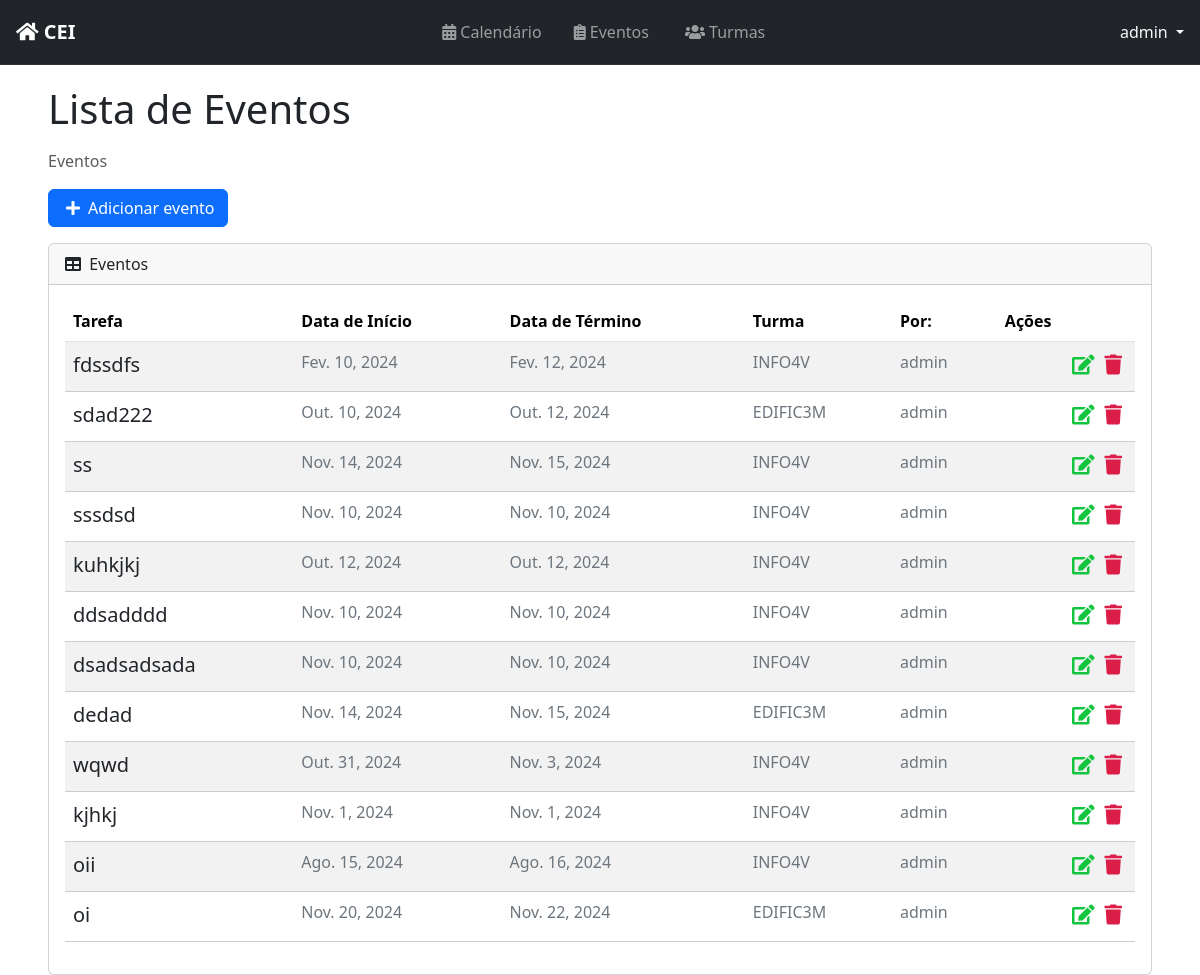
/list/ (signed in), run on an earlier commit of the app's database.
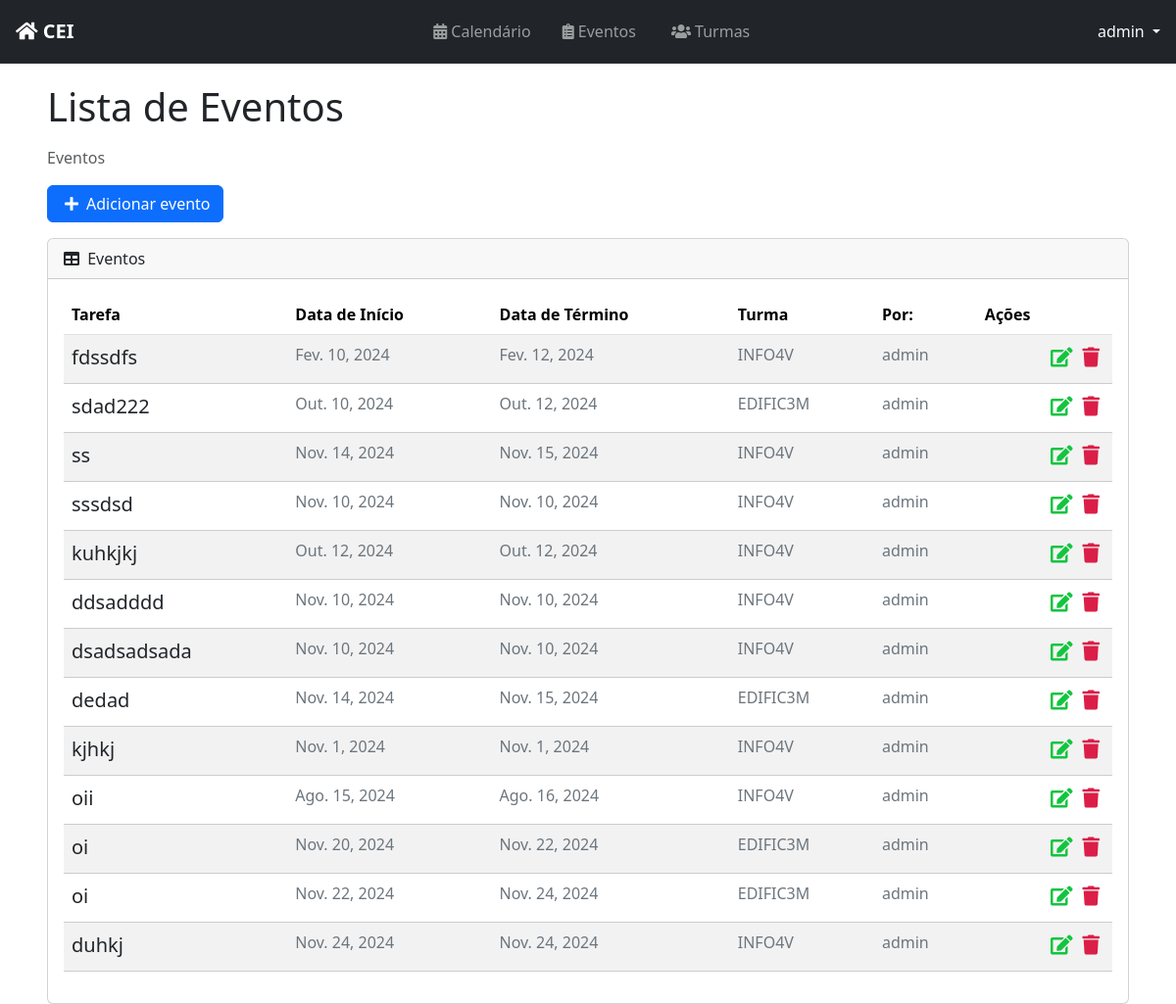
And on a later commit of the database.
### profiles/models.py (models this page shows, shortened)
class CustomUser(AbstractUser):
    id = models.BigAutoField(primary_key=True)
    turma = models.ForeignKey('classes.Turma', on_delete=models.SET_NULL, blank=True, null=True)

### tasks/models.py (models this page shows, shortened)
class Task(models.Model):
    id = models.BigAutoField(primary_key=True)
    title = models.CharField(max_length=255)
    description = models.TextField()
    start_date = models.DateField()
    end_date = models.DateField()
    total_subs = models.PositiveIntegerField(default=0)
    subs = models.PositiveIntegerField(default=0)
    start_time = models.TimeField()
    end_time = models.TimeField()
    usuario = models.ForeignKey(CustomUser, on_delete=models.PROTECT)
    turma = models.ForeignKey('classes.Turma', on_delete=models.CASCADE)
    created_at = models.DateTimeField(auto_now_add=True)
    updated_at = models.DateTimeField(auto_now=True)

### classes/models.py (models this page shows, shortened)
class Turma(models.Model):
    TURNO_CHOICES = [
        ('manha', 'Manhã'),
        ('tarde', 'Tarde'),
        ('noite', 'Noite'),
    ]
    CURSO_CHOICES = [
        ('edificacoes', 'Edificações'),
        ('informatica', 'Informática'),
        ('meio_ambiente', 'Meio Ambiente'),
        ('matematica', 'Matemática'),
    ]
    SERIE_CHOICES = [
        ('1', '1º Ano'),
        ('2', '2º Ano'),
        ('3', '3º Ano'),
        ('4', '4º Ano'),
    ]
    nome = models.CharField(max_length=8, unique=True)
    serie = models.CharField(max_length=1, choices=SERIE_CHOICES)
    turno = models.CharField(max_length=5, choices=TURNO_CHOICES)
    curso = models.CharField(max_length=15, choices=CURSO_CHOICES)

### tasks/views.py (the view)
# urls.py: path('list/', TaskListView.as_view(), name='task-list'),
class TaskListView(GroupRequiredMixin, LoginRequiredMixin, ListView):
    group_required = u"Docente"
    login_url = reverse_lazy('login')
    model = Task
    template_name = 'tasks/list.html'
    context_object_name = 'tasks'
    ordering = '-created_at'
    def get_queryset(self):
        self.tasks = Task.objects.filter(usuario=self.request.user)
        return self.tasks

### tasks/templates/tasks/list.html (shortened to what this page needs)
{% extends 'base.html' %}
{% block content %}
<div class="container-fluid">
    <h1 class="mb-3">Lista de Eventos</h1>
    <ol class="breadcrumb mb-3">
        <li class="breadcrumb-item active">Eventos</li>
    </ol>
    <div class="row mb-3">
        <div class="col-12 col-sm-auto">
            <a id="add-link" href="{% url 'new-task' %}" class="btn btn-primary d-flex align-items-center">
                <i class="fas fa-plus me-2"></i> Adicionar evento
            </a>
        </div>
    </div>
    <div class="card">
        <div class="card-header">
            <i class="fas fa-table me-1"></i>
            Eventos
        </div>
        <div class="card-body">
            <div class="table-responsive">
                <table id="datatablesSimple" class="table table-striped table-hover">
                    <thead class="table">
                        <tr>
                            <th>Tarefa</th>
                            <th>Data de Início</th>
                            <th>Data de Término</th>
                            <th>Turma</th>
                            <th>Por:</th>
                            <th>Ações</th>
                        </tr>
                    </thead>
                    <tbody>
                        {% for task in tasks %}
                        <tr class="task-item">
                            <td>
                                <a href="/task/{{ task.id }}" class="text-decoration-none text-dark">{{ task.title }}</a>
                            </td>
                            <td style="color: #6c757d;" class="fs-6">{{ task.start_date }}</td>
                            <td style="color: #6c757d;" class="fs-6">{{ task.end_date }}</td>
                            <td style="color: #6c757d;" class="fs-6">{{ task.turma.nome }}</td>
                            <td style="color: #6c757d;" class="fs-6">{{ task.usuario.username }}</td>
                            <td>
                                <a href="{% url 'delete-task' task.id %}" class="text-danger me-2"><i class="fas fa-trash"></i></a>
                                <a href="{% url 'edit-task' task.id %}" class="text-warning"><i class="fas fa-edit"></i></a>
                            </td>
                        </tr>
                        {% endfor %}
                    </tbody>
                </table>
            </div>
        </div>
    </div>
</div>
{% endblock %}
{% block scripts %}
<link href="https://cdn.jsdelivr.net/npm/simple-datatables@7.1.2/dist/style.min.css" rel="stylesheet" />
{% endblock %}

### tasks/templates/base.html (shortened to what this page needs)
{% load static %}
<!DOCTYPE html>
<html lang="en">
<head>
    <link href="{% static 'bootstrap/css/bootstrap.min.css' %}" rel="stylesheet">
    <link rel="stylesheet" href="https://use.fontawesome.com/releases/v5.7.2/css/all.css">
    <link rel="stylesheet" href="{% static 'css/styles.css' %}">
    <link href="{% static 'css/datatables.min.css' %}" rel="stylesheet">
</head>
<body>
  <nav class="navbar navbar-expand-lg navbar-dark bg-dark">
    <div class="container-fluid">
      <a class="navbar-brand" href="{% url 'dashboard' %}">
        <i class="fas fa-home"></i> CEI
      </a>
      <div class="collapse navbar-collapse" id="navbarSupportedContent">
        <ul class="navbar-nav me-auto mb-2 mb-lg-0">
          <li class="nav-item">
            <a class="nav-link" aria-current="page" href="{% url 'calendar' %}">
              <i class="fas fa-calendar-alt"></i> Calendário
            </a>
          </li>
            {% if user.is_authenticated %}
          <li class="nav-item mx-lg-3">
            <a class="nav-link" aria-current="page" href="{% url 'task-list' %}">
              <i class="fas fa-clipboard-list"></i> Eventos
            </a>
          </li>
          <li class="nav-item mx-lg-1">
            <a class="nav-link" href="{% url 'lista-turmas' %}">
              <i class="fas fa-users"></i> Turmas
            </a>
          </li>
        </ul>
        <div class="dropdown">
          <a class="nav-link dropdown-toggle text-light" href="#" id="navbarDropdown" role="button" data-bs-toggle="dropdown" aria-expanded="false">
            {{ user.username }}
          </a>
        </div>
        {% else %}
        <li class="nav nav-pills flex-column">
          <a href="{% url 'login' %}" class="nav-link text-white">
            Login
          </a>
        </li>
        {% endif %}
      </div>
    </div>
  </nav>
  <div class="container-fluid px-5">
    <div class="col-12">
      {% block content %}
      {% endblock %}
    </div>
  </div>
  {% block scripts %}
  {% endblock %}
</body>
</html>

### tasks/static/css/styles.css (style rules this page uses)
.container-fluid { padding: 0; }
.navbar { border-bottom: 1px solid #333; margin-bottom: 20px; }
.navbar-nav { margin: auto; }
.navbar-brand { font-weight: bold; }
#add-link { text-decoration: none; }
.fas.fa-plus { color: #FFF; margin-right: 10px; margin-left: 5px; }
.task-item { list-style: none; font-size: 20px; height: 50px; padding-top: 10px; border-bottom: 1px dashed #CCC; }
.fas.fa-trash { color: #db1e47; cursor: pointer; margin: 5px; font-size: 20px; float: right; }
.fas.fa-edit { color: #13c43f; cursor: pointer; margin: 5px; font-size: 20px; float: right; }

### tasks/templates/base.html (style rules this page uses)
.navbar { padding: 0.75rem 1rem; }

What changed in the data, as far as the page shows it:
removed Task: title "wqwd", start_date "Out. 31, 2024", end_date "Nov. 3, 2024", turma.nome "INFO4V", usuario.username "admin"
added Task: title "oi", start_date "Nov. 22, 2024", end_date "Nov. 24, 2024", turma.nome "EDIFIC3M", usuario.username "admin"
added Task: title "duhkj", start_date "Nov. 24, 2024", end_date "Nov. 24, 2024", turma.nome "INFO4V", usuario.username "admin"
